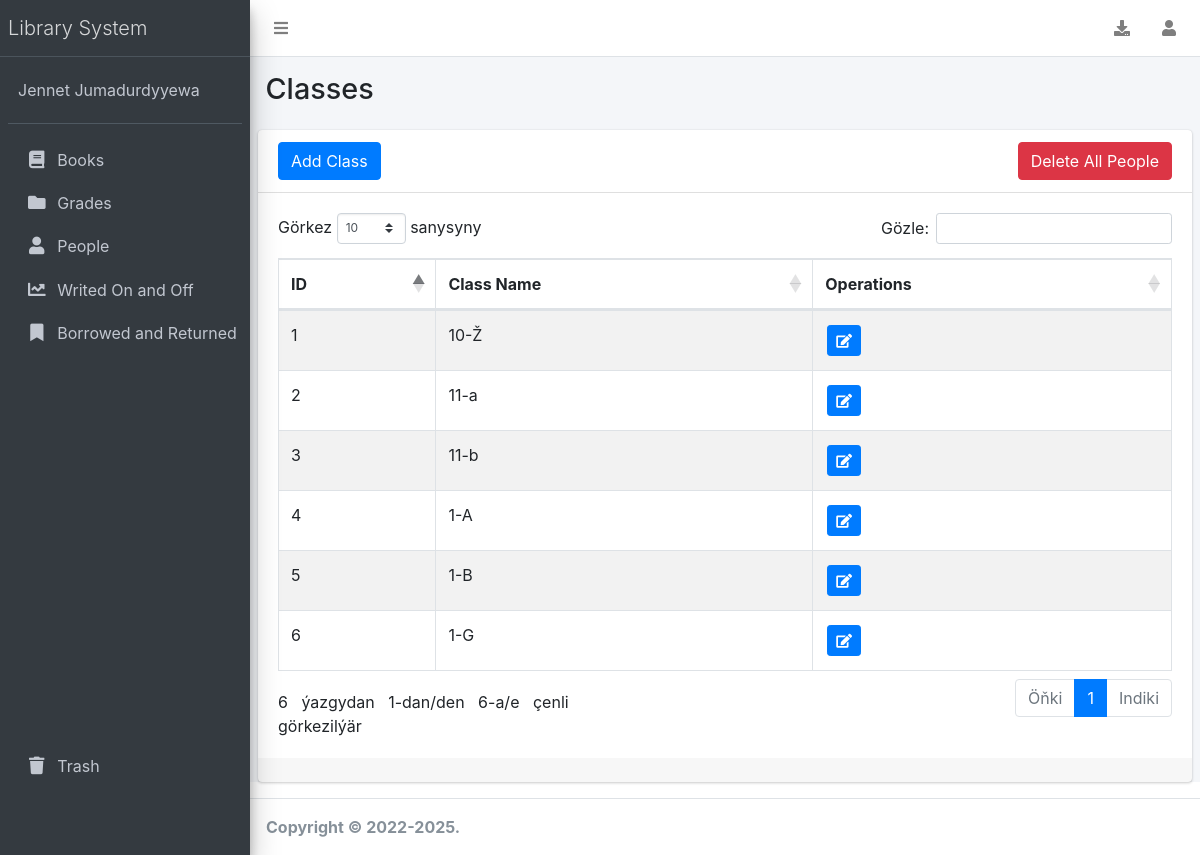
Screenshot of /pages/grades/grades.php with the database file from the repository.
### tables this page shows
CREATE TABLE `user` (
  `user_id` int(11) NOT NULL,
  `first_name` varchar(64) NOT NULL,
  `last_name` varchar(64) NOT NULL,
  `user_photo` varchar(64) NOT NULL
);

CREATE TABLE `classes` (
  `class_id` int(11) NOT NULL AUTO_INCREMENT,
  `class_name` varchar(64) NOT NULL,
  `added_year` year(4) NOT NULL,
  PRIMARY KEY (`class_id`)
);

### pages/grades/grades.php (the view, shortened to what this page needs)
<!DOCTYPE html>
<html>
<?php include '../head.php'; ?>
<body class="hold-transition sidebar-mini layout-fixed">
<div class="wrapper">
  <?php include '../sidebar&navbar.php' ?>
  <div class="content-wrapper">
    <section class="content-header">
      <div class="container-fluid">
        <div class="row mb-2">
                <div class="col-sm-3">
                    <h1>Classes</h1>
            </div>
        </div>
      </div>
    </section>
    <section class="content">
      <div class="card">
          <div class="card-header">
            <button type="button" class="btn btn-primary" data-toggle="modal" data-target="#add-class">
              Add Class
            </button>
            <button type="button" style="float: right;" class="btn btn-danger" id="deleteAll">
              Delete All People
            </button>
          </div>
        <div class="card-body">
          <table id="example6" class="table table-bordered table-striped">
                <thead>
                    <tr>
                        <th>ID</th>
                        <th>Class Name</th>
                        <th>Operations</th>
                    </tr>
                </thead>
                <tbody>
                    <?php
                      $query = "SELECT * FROM classes";
                      $query_run = mysqli_query ($connection, $query);
                      while ($query_row = mysqli_fetch_assoc ($query_run))    $classes[] = $query_row;
                      foreach ($classes as $class)
                      {
                        echo '<tr>';
                          echo '<td>' . $class['class_id'] . '</td>';
                          echo '<td>' . $class['class_name'] . '</td>';
                          echo '<td><button type="button" title="Edit Class" class="btn btn-primary btn-sm edit_grade" data-toggle="modal" data-target="#edit-grade"><i class="fa fa-edit"></i></button></td>';
                        echo '</tr>';
                      }
                    ?>
                </tbody>
              </table>
        </div>
        <div class="card-footer">
        </div>
      </div>
    </section>
  </div>
  <?php include '../footer&scripts.php'; ?>
    </div>
</body>
</html>

### pages/head.php (shortened to what this page needs)
<head>
  <link rel="stylesheet" href="../../plugins/fontawesome-free/css/all.min.css">
  <link rel="stylesheet" href="../../plugins/sweetalert2/sweetalert2.css?v=<?php echo time(); ?>">
  <link rel="stylesheet" href="../../dist/css/adminlte.min.css">
  <link rel="stylesheet" href="../../dist/css/loading_page.css?v=<?php echo time(); ?>">
  <link rel="stylesheet" href="../../plugins/overlayScrollbars/css/OverlayScrollbars.min.css">
  <link href="../../dist/css/adminlte.google_style.css" rel="stylesheet">
  <link rel="stylesheet" href="../../plugins/New Folder/DataTables/datatables.min.css?v=1657810874">
</head>

### pages/sidebar&navbar.php (shortened to what this page needs)
<?php
    $sql = "SELECT * FROM user WHERE user_id='1'";
    $row = mysqli_fetch_assoc (mysqli_query ($connection, $sql));
    $user_info = [$row['first_name'], $row['last_name'], $row['user_photo']];
?>
  <nav class="main-header navbar navbar-expand navbar-white navbar-light">
    <ul class="navbar-nav">
      <li class="nav-item">
        <a class="nav-link" data-widget="pushmenu" href="#"><i class="fas fa-bars"></i></a>
      </li>
    </ul>
    <ul class="navbar-nav ml-auto">
      <li class="nav-item">
        <div class="nav-link" style="cursor: pointer" id="backup_library" title="Export all data">
          <i class="fa fa-download"></i>
        </div>
      </li>
      <li class="nav-item dropdown">
        <a class="nav-link" data-toggle="dropdown" href="#">
          <i class="fa fa-user"></i>
        </a>
      </li>
    </ul>
  </nav>
  <aside class="main-sidebar sidebar-dark-primary elevation-4">
    <a href="../books/books.php" class="brand-link">
      <span class="brand-text font-weight-light">Library System</span>
    </a>
    <div class="sidebar">
      <div class="user-panel mt-3 pb-3 mb-3 d-flex">
        <div class="info">
          <a href="#" class="d-block"><?php echo $user_info[0] . ' ' . $user_info[1]; ?>  </a>
        </div>
      </div>
      <nav class="mt-2">
        <ul class="nav nav-pills nav-sidebar flex-column" data-widget="treeview" role="menu" data-accordion="false">
          <li class="nav-item">
            <a href="../books/books.php" class="nav-link">
                <i class="nav-icon fa fa-book "></i>
                <p class="text">Books</p>
            </a>
          </li>
          <li class="nav-item">
              <a href="../grades/grades.php" class="nav-link">
                    <i class="nav-icon fa fa-folder"></i>
                  <p class="text">Grades</p>
              </a>
          </li>
          <li class="nav-item">
            <a href="../people/people.php" class="nav-link">
                  <i class="nav-icon fa fa-user"></i>
                <p class="text">People</p>
            </a>
          </li>
          <li class="nav-item">
              <a href="../writed-on-and-off/books.php" class="nav-link">
                <i class="nav-icon fa fa-chart-line"></i>
                <p class="text">
                    Writed On and Off
                  </p>
              </a>
          </li>
          <li class="nav-item">
              <a href="../borrowed-and-returned/borrowed&returned.php" class="nav-link">
                <i class="nav-icon fa fa-bookmark"></i>
                <p class="text">
                    Borrowed and Returned
                  </p>
              </a>
          </li>
          <li class="nav-item r-bin">
            <a href="../trash/trash.php" class="nav-link">
              <i class="nav-icon fa fa-trash"></i>
                <p class="text text-wrap">
                  Trash
                </p>
            </a>
          </li>
        </ul>
      </nav>
    </div>
  </aside>

### pages/footer&scripts.php (shortened to what this page needs)
<footer class="main-footer">
    <strong>Copyright &copy; 2022-<script>document.write(new Date().getFullYear())</script>.</strong>
  </footer>

### pages/head.php (style rules this page uses)
td button { margin: 2px; }

### rows the page displays
user: first_name "Jennet", last_name "Jumadurdyyewa"
classes: class_id "1", class_name "10-Ž"
classes: class_id "2", class_name "11-a"
classes: class_id "3", class_name "11-b"
classes: class_id "4", class_name "1-A"
classes: class_id "5", class_name "1-B"
classes: class_id "6", class_name "1-G"
